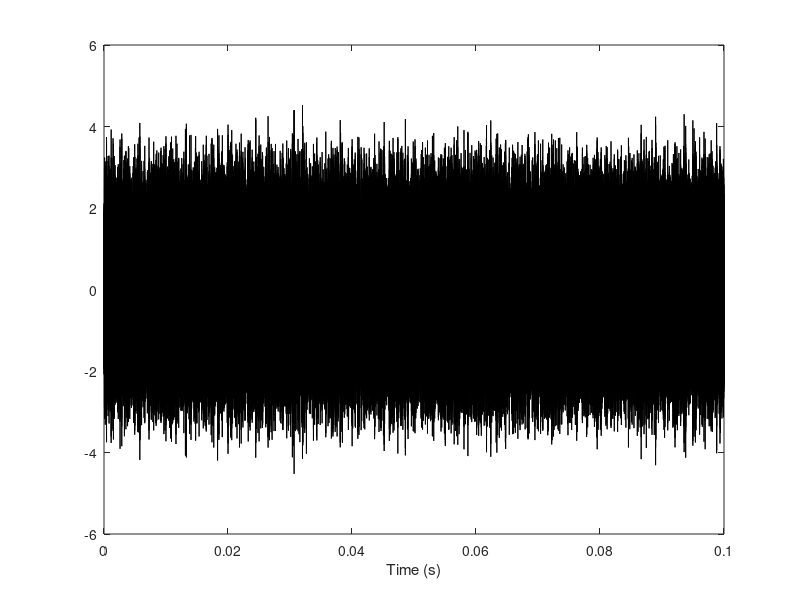

This chart was generated by the following MATLAB code:
%Daniel Pereira da Costa
clc;
clear;
close all;

%input parameters, common to all waveforms
fmin = 900*10^3; %Min Frequency (Hz) 
fmax = 1350*10^3; %Max Frequency (Hz)
T = 0.1; %period length (s)
A = 5;

fSample = 10^(floor(log10(fmax)) + 1); %Sample Frequency (Hz)
TSample = 1/fSample; %Sample Period
timeVector = 0:TSample:T-TSample; %time axis
Ndata1 = round(T/TSample); %Ndata1 must be : 65k at maximum. 

if fmin>fmax
    disp('Min Frequency must be bigger than Max Frequency');
    return
end

%% Generate de Multisine
ExcitationLines=1+floor((fmin/fSample)*Ndata1:(fmax/fSample)*Ndata1);
% ExcitationLines=1+floor([fmin*100:fmax*100]); 
U=zeros(Ndata1 ,1);            % choose random phases
U((ExcitationLines))=exp(j*2*pi*rand(length(ExcitationLines),1));

u2=2*real(ifft(U));
u2=u2/std(u2);  %A foi omitido para a realização do primeiro teste. 
U2=fft(u2)/sqrt(Ndata1);       % spectrum of the actual generate multisine% 
% % % % plot the results
figure
plot(timeVector,u2,'k')
xlabel('Time (s)')

%% Chirpy - Swept Sine
a = pi * (fmax - fmin);
b = 2*pi*fmin